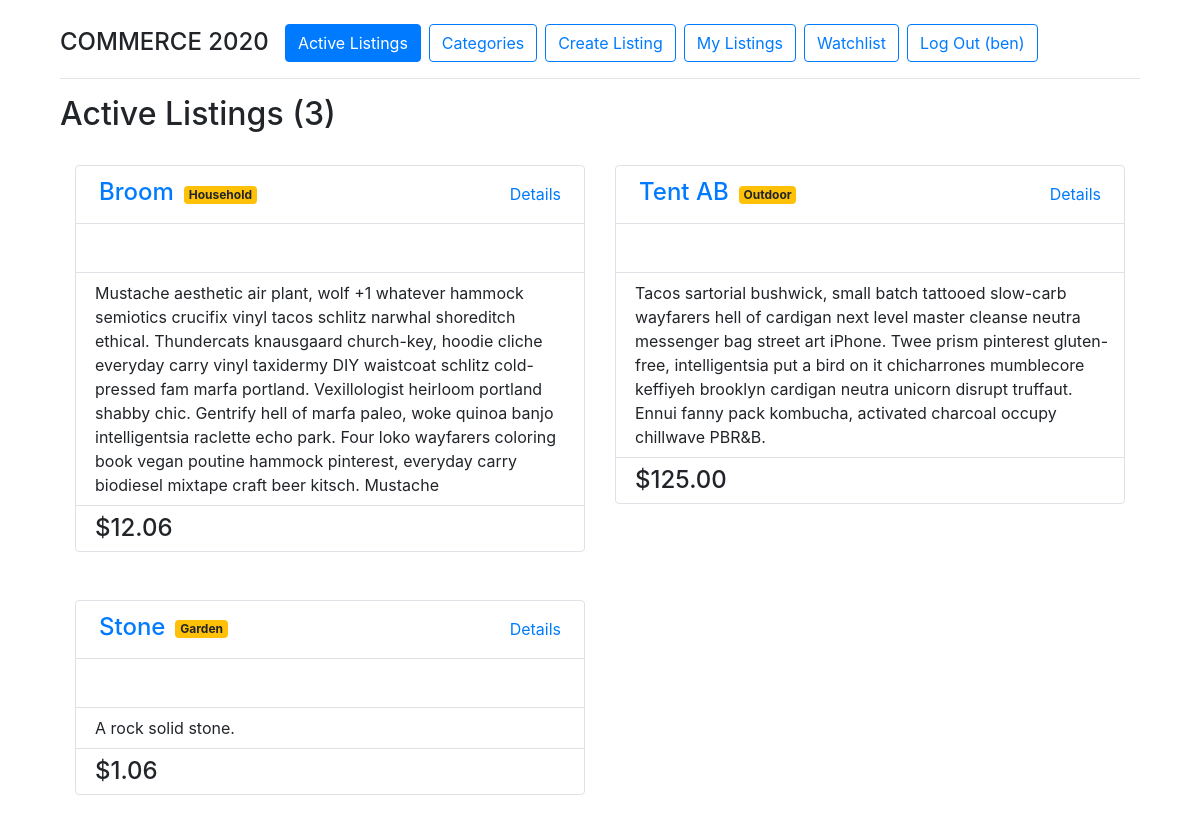
Screenshot of / (signed in) with the database file from the repository.
### auctions/models.py (models this page shows, shortened)
class User(AbstractUser):
    def __str__(self):
        return f"{self.username}"

class Listing(models.Model):
    title = models.CharField(max_length=64, unique=True)
    description = models.CharField(max_length=512)
    imgurl = models.CharField(max_length=128)
    start_price = models.DecimalField(max_digits=12, decimal_places=2)
    closed = models.BooleanField(default=False, editable=False)
    bids = models.ManyToManyField('Bid', blank=True, related_name='listing_bids')
    user = models.ForeignKey(User, on_delete=models.CASCADE, null=True)
    category = models.ForeignKey(Category, on_delete=models.CASCADE)
    def __str__(self):
        return f"{self.title}"

class Category(models.Model):
    category = models.CharField(max_length=64)
    def __str__(self):
        return f"{self.category}"

class Bid(models.Model):
    user = models.ForeignKey(User, on_delete=models.CASCADE)
    bid_price = models.DecimalField(max_digits=12, decimal_places=2)

### auctions/views.py (the view)
# urls.py: path("", views.IndexList.as_view() , name="index"),
class IndexList(ListView):
    model = Listing
    template_name = "auctions/index.html"

### auctions/context_processors.py (called while the page is built)
def get_current_year_to_context(request):
    current_datetime = datetime.datetime.now()
    return {
        'current_year': current_datetime.year
    }

def get_listings_count_to_context(request):
    return {
        "listings_count": Listing.objects.all().count()
    }

### auctions/templates/auctions/index.html (shortened to what this page needs)
{% extends "auctions/layout.html" %}
{% block body %}
    <h2>Active Listings ({{ listings_count }})</h2>
    <div class="container ml-0">
        <div class="row">
        {% for item in listing_list %}
            <div class="container w-50 ml-0">
                <div class="card border ml-0 my-4">
                    <div class="container ml-0">
                        <div class="row my-2">
                            <div class="col">
                                <div class="d-flex justify-content-start align-items-center">
                                    <h4 class="ml-2 mt-1"><a href="/listings/{{ item.id }}">{{ item }}</a></h4>
                                    <span class="badge badge-warning listing-badge">{{ item.category }}</span>
                                </div>
                            </div>
                            <div class="col">
                                <div class="d-flex justify-content-end align-items-center">
                                    <p class='mt-2 mb-0 mr-2'><a href="/listings/{{ item.id }}">Details</a></p>
                                </div>
                            </div>
                        </div>
                        <div class="row border-top">
                            <div class="col-9">
                            </div>
                        </div>
                        <div class="row border-top py-2">
                            <div class="col mt-2 ml-1 my-auto">
                                <p class="d-inline">{{ item.description }}</p>
                            </div>
                        </div>
                        <div class="row border-top py-2">
                            <div class="col ml-1 my-auto">
                                {% if item.bids.last %}
                                <p class="d-inline"></p><h4 class="d-inline"> ${{ item.bids.last.bid_price }} </h4>
                                {% else %}
                                <p class="d-inline"></p><h4 class="d-inline"> ${{ item.start_price }} </h4>
                                {% endif %}
                            </div>
                        </div>
                    </div>
                </div>
            </div>
        {% endfor %}
        </div>
    </div>
{% endblock %}

### auctions/templates/auctions/layout.html (shortened to what this page needs)
{% load static %}
<!DOCTYPE html>
<html lang="en">
    <head>
        <link rel="stylesheet" href="https://stackpath.bootstrapcdn.com/bootstrap/4.4.1/css/bootstrap.min.css">
        <link href="{% static 'auctions/styles.css' %}" rel="stylesheet">
    </head>
    <body>
        {% with url_name=request.resolver_match.url_name %}
        <ul class="nav mt-4">
            <li class="nav-item">
                <h4 class='mr-3 mt-sp'>COMMERCE 2020</h4>
            </li>
            <li class="nav-item">
                <a class="btn btn-outline-primary {% if url_name == 'index' %}active{% endif %}" href="{% url 'auctions:index' %}">Active Listings</a>
            </li>
            <li>
                <a class="btn btn-outline-primary ml-2  {% if url_name == 'categories' %}active{% endif %}" href="{% url 'auctions:categories' %}">Categories</a>
            </li>
            {% if user.is_authenticated %}
                <li class="nav-item">
                    <li>
                        <a class="btn btn-outline-primary ml-2  {% if url_name == 'create_listing' %}active{% endif %}" href="{% url 'auctions:create_listing' %}">Create Listing</a>
                    </li>
                    <li>
                        <a class="btn btn-outline-primary ml-2 {% if url_name == 'my_listings' %}active{% endif %}" href="{% url 'auctions:my_listings' %}">My Listings</a>
                    </li>
                    <li>
                        <a class="btn btn-outline-primary ml-2 {% if url_name == 'watchlist' %}active{% endif %}" href="{% url 'auctions:watchlist' %}">Watchlist</a>
                    </li>
                    <li>
                        <a class="btn btn-outline-primary ml-2 {% if url_name == 'logout' %}active{% endif %}" href="{% url 'auctions:logout' %}">Log Out ({{ user.username }})</a>
                    </li>
                </li>
            {% endif %}
        </ul>
        {% endwith %}
        <hr>
        {% block body %}
        {% endblock %}
    </body>
</html>

### auctions/static/auctions/styles.css (style rules this page uses)
body { width: 90vw; margin: auto; }
html { overflow: -moz-scrollbars-vertical; overflow-y: scroll; }
.mt-sp { margin-top: 4px; margin-bottom: 0px; }
.listing-badge { margin: 0 0 0 10px; }

### rows the page displays
User: username "ben"
Listing: title "Broom", category "Household", description "Mustache aesthetic air plant, wolf +1 whatever hammock semiotics crucifix vinyl tacos schlitz narwhal shoreditch ethical. Thundercats knausgaard church-key, hoodie cliche everyday carry vinyl taxidermy DIY waistcoat schlitz cold-pressed fam marfa portland. Vexillologist heirloom portland shabby chic. Gentrify hell of marfa paleo, woke quinoa banjo intelligentsia raclette echo park. Four loko wayfarers coloring book vegan poutine hammock pinterest, everyday carry biodiesel mixtape craft beer kitsch. Mustache", bids.last.bid_price "12.06"
Listing: title "Tent AB", category "Outdoor", description "Tacos sartorial bushwick, small batch tattooed slow-carb wayfarers hell of cardigan next level master cleanse neutra messenger bag street art iPhone. Twee prism pinterest gluten-free, intelligentsia put a bird on it chicharrones mumblecore keffiyeh brooklyn cardigan neutra unicorn disrupt truffaut. Ennui fanny pack kombucha, activated charcoal occupy chillwave PBR&B.", bids.last.bid_price "125.00"
Listing: title "Stone", category "Garden", description "A rock solid stone.", start_price "1.06"

### other values shown
{{ listings_count }} "3"
